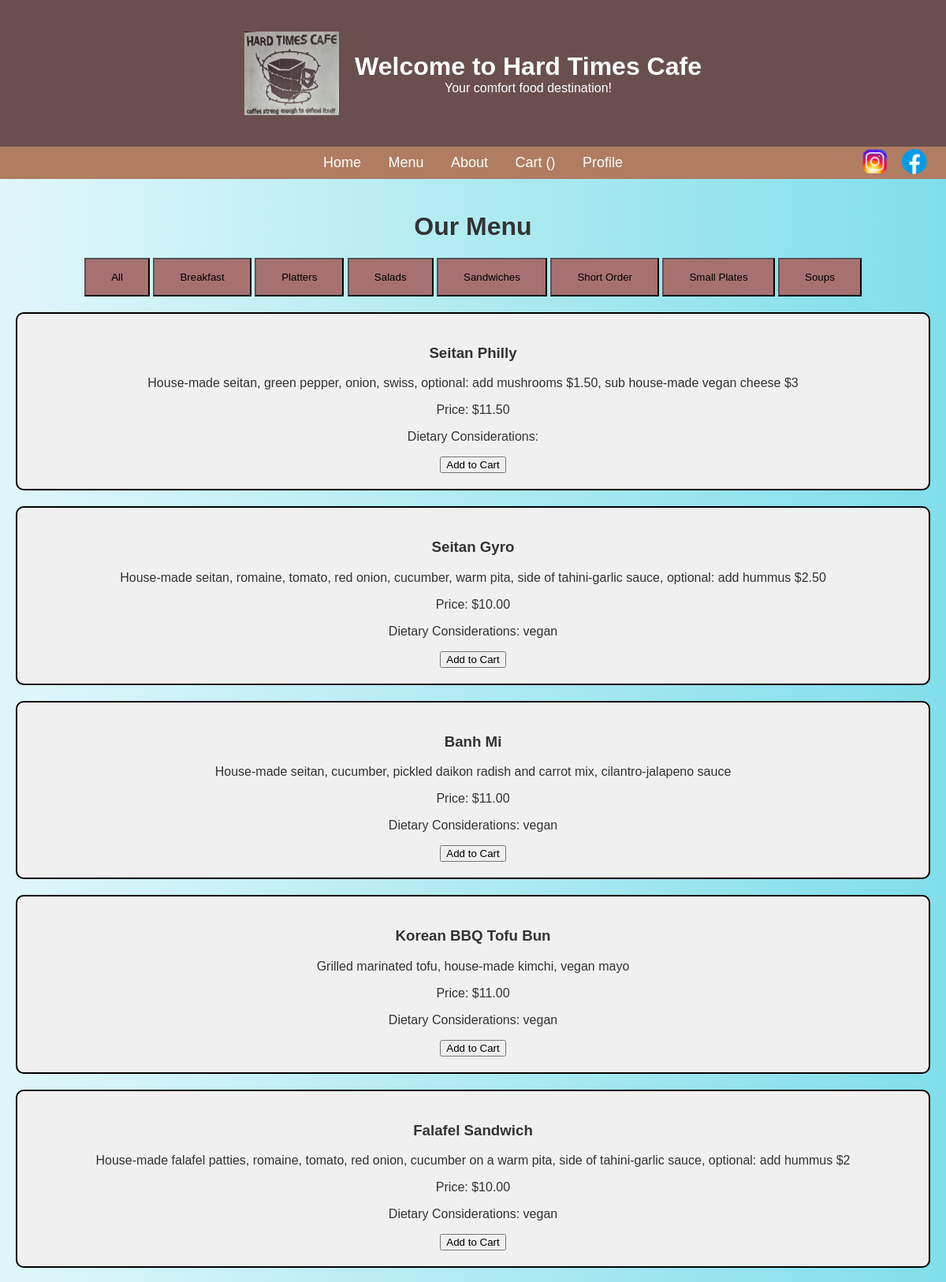
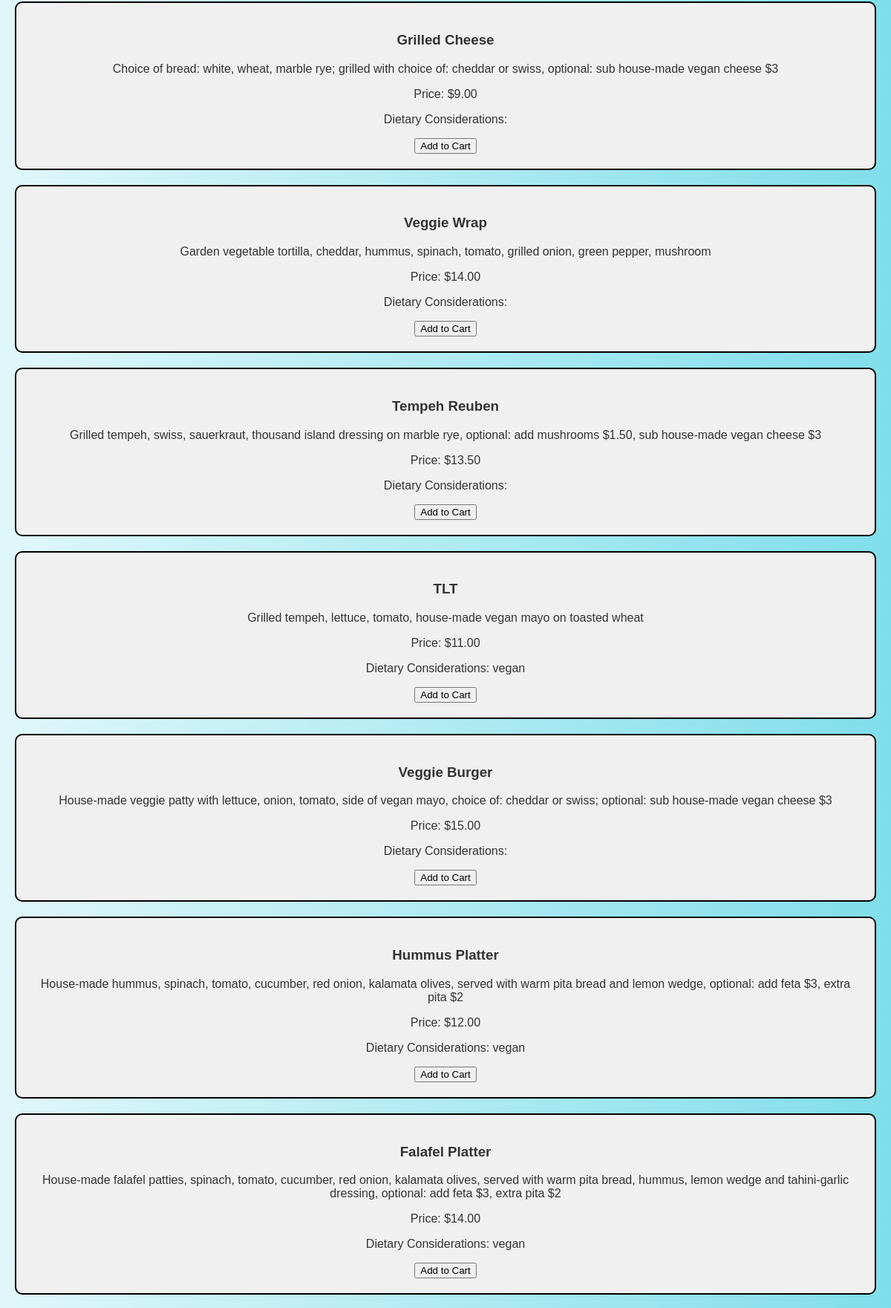
The page /menu (upper part) on the database its author committed (2 pictures, top to bottom).
### app.py (models this page shows, shortened)
class menu_items(db.Model):
    menuId = db.Column(db.Integer, primary_key=True)
    name = db.Column(db.String(100), nullable=False)
    description = db.Column(db.String(100))
    price = db.Column(db.Float, nullable=False)
    denotations = db.Column(db.String(100))
    category = db.Column(db.String(100))
    item = db.relationship('orderDetails', foreign_keys='orderDetails.itemId', backref='menu_items', lazy=True)

### app.py (the view)
@app.route('/menu', methods=['GET'])
def menu():
    category = request.args.get('category', 'all')
    if category == 'all':
        menuItems = menu_items.query.all()
    else:
        menuItems = menu_items.query.filter_by(category=category).all()
    categories = db.session.query(menu_items.category).distinct().order_by(menu_items.category).all()
    return render_template('menu.html', menuItems=menuItems, categories=categories, selected_category=category)

### templates/menu.html (shortened to what this page needs)
<!DOCTYPE html>
<html lang="en">
<head>
    <link rel="stylesheet" href="{{ url_for('static', filename='style.css') }}">
</head>
<body>
    <header>
        <div class="header-container">
          <img src="{{ url_for('static', filename='logo.jpg') }}" alt="Hard Times Cafe Logo" class="logo">
          <div class="header-text">
            <h1>Welcome to Hard Times Cafe</h1>
            <p>Your comfort food destination!</p>
          </div>
        </div>
    </header>
    <div class="nav-social-container">
        <nav class="navbar">
            <ul class="nav-links">
                <li><a href="{{ url_for('home') }}">Home</a></li>
                <li><a href="{{ url_for('menu') }}">Menu</a></li>
                <li><a href="{{ url_for('about') }}">About</a></li>
                <li><a href="{{ url_for('checkout') }}">Cart (<span id="cart-counter">0</span>)</a></li>
                <li><a href="/user">Profile</a></li>
            </ul>
            <div class="social-icons">
                <a href="https://www.instagram.com/hardtimescafempls/?hl=en" target="_blank">
                    <img src="{{ url_for('static', filename='ig_icon.png') }}" alt="Instagram" style="height: 40px;"></a>
                <a href="https://www.facebook.com/hardtimescafe/" target="_blank">
                    <img src="{{ url_for('static', filename='fb_icon.png') }}" alt="Facebook" style="height: 40px;"></a>
            </div>
        </nav>
    </div>
    <main>
        <h1>Our Menu</h1>
        <div class="categories">
            <button class="button" onclick="window.location.href='/menu'">All</button>
            {% for category in categories %}
                <button class="button" onclick="window.location.href='/menu?category={{ category.category }}'" {% if selected_category == category.category %}class="active"{% endif %}>{{ category.category}}</button>
            {% endfor %}
        </div>
        <div class="menu-items">
            {% for item in menuItems %}
            <div class="menu-item">
                <h3>{{ item.name }}</h3>
                <p>{{ item.description }}</p>
                <p>Price: ${{ "%.2f" | format(item.price) }}</p>
                <p>Dietary Considerations: {{ item.denotations }}</p>
                <button class="add-to-cart"
                        data-id="{{ item.menuId }}"
                        data-name="{{ item.name }}"
                        data-price="{{ item.price }}"> Add to Cart </button>
            </div>
            {% endfor %}
        </div>
    </main>
</body>
</html>

### static/style.css (style rules this page uses)
body { font-family: Arial, sans-serif; background-color: #fff8f0; color: #333; margin: 0; padding: 0; }
header { background-color: #6b4f4f; color: white; padding: 20px; text-align: center; }
.nav-social-container { position: relative; }
.social-icons { position: absolute; top: 50%; right: 20px; transform: translateY(-50%); display: flex; gap: 10px; }
.social-icons img { transition: transform 0.2s ease-in-out; cursor: pointer; }
nav { background-color: #b07d62; padding: 10px 0; }
nav ul { list-style: none; margin: 0; padding: 0; text-align: center; }
nav ul li { display: inline-block; margin: 0; }
nav ul li a { color: white; text-decoration: none; font-size: 18px; padding: 8px 15px; transition: 0.3s ease; border-radius: 5px; }
main { padding: 20px; text-align: center; }
.header-container { display: flex; align-items: center; justify-content: center; padding: 20px; text-align: center; }
.logo { width: 120px; height: auto; object-fit: contain; margin-right: 20px; }
.header-text h1, .header-text p { margin: 0; }

### templates/menu.html (style rules this page uses)
body { background: linear-gradient(to right, #e0f7fa, #80deea); font-family: Arial, sans-serif; margin: 0; padding: 0; }
.menu-item { grid-column: span 2; text-align: center; margin-bottom: 20px; border: 2px solid #000; padding: 20px; background-color: #f0f0f0; border-radius: 10px; }
.button { padding: 15px 32px; background-color: #a77171; margin-bottom: 20px; }

### rows shown on the page
menu_items: name "Seitan Philly", description "House-made seitan, green pepper, onion, swiss, optional: add mushrooms $1.50, sub house-made vegan cheese $3", price "11.50"
menu_items: name "Seitan Gyro", description "House-made seitan, romaine, tomato, red onion, cucumber, warm pita, side of tahini-garlic sauce, optional: add hummus $2.50", price "10.00", denotations "vegan"
menu_items: name "Banh Mi", description "House-made seitan, cucumber, pickled daikon radish and carrot mix, cilantro-jalapeno sauce", price "11.00", denotations "vegan"
menu_items: name "Korean BBQ Tofu Bun", description "Grilled marinated tofu, house-made kimchi, vegan mayo", price "11.00", denotations "vegan"
menu_items: name "Falafel Sandwich", description "House-made falafel patties, romaine, tomato, red onion, cucumber on a warm pita, side of tahini-garlic sauce, optional: add hummus $2", price "10.00", denotations "vegan"
menu_items: name "Grilled Cheese", description "Choice of bread: white, wheat, marble rye; grilled with choice of: cheddar or swiss, optional: sub house-made vegan cheese $3", price "9.00"
menu_items: name "Veggie Wrap", description "Garden vegetable tortilla, cheddar, hummus, spinach, tomato, grilled onion, green pepper, mushroom", price "14.00"
menu_items: name "Tempeh Reuben", description "Grilled tempeh, swiss, sauerkraut, thousand island dressing on marble rye, optional: add mushrooms $1.50, sub house-made vegan cheese $3", price "13.50"
menu_items: name "TLT", description "Grilled tempeh, lettuce, tomato, house-made vegan mayo on toasted wheat", price "11.00", denotations "vegan"
menu_items: name "Veggie Burger", description "House-made veggie patty with lettuce, onion, tomato, side of vegan mayo, choice of: cheddar or swiss; optional: sub house-made vegan cheese $3", price "15.00"
menu_items: name "Hummus Platter", description "House-made hummus, spinach, tomato, cucumber, red onion, kalamata olives, served with warm pita bread and lemon wedge, optional: add feta $3, extra pita $2", price "12.00", denotations "vegan"
menu_items: name "Falafel Platter", description "House-made falafel patties, spinach, tomato, cucumber, red onion, kalamata olives, served with warm pita bread, hummus, lemon wedge and tahini-garlic dressing, optional: add feta $3, extra pita $2", price "14.00", denotations "vegan"

### other values the page prints
{{ category.category }} "Breakfast" "Platters" "Salads" "Sandwiches" "Short Order" "Small Plates" "Soups"
